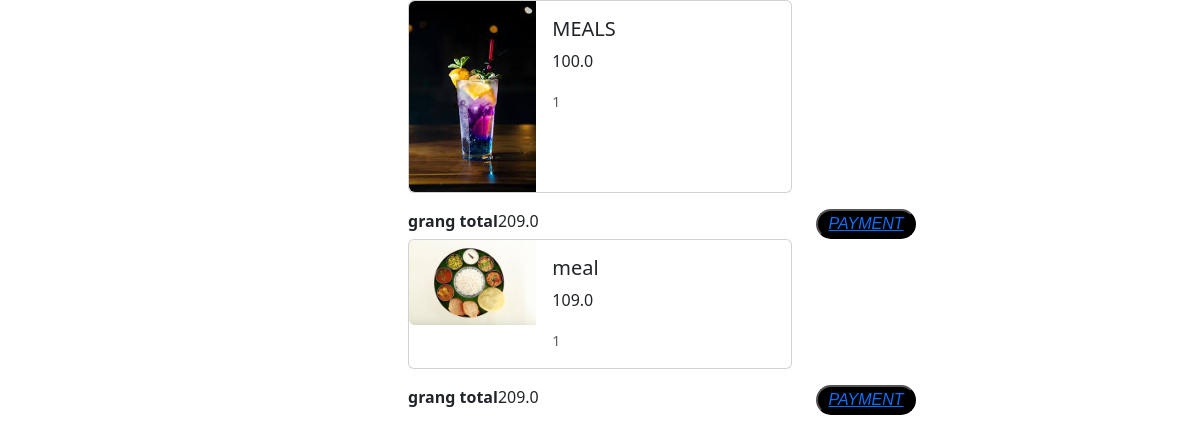
Page /cart/ on the committed database.
### customer/models.py (models this page shows)
class Cart(models.Model):
    customer=models.ForeignKey(customer,on_delete=models.CASCADE,null=True)
    product=models.ForeignKey(Product,on_delete=models.CASCADE,null=True)
    quantity=models.PositiveIntegerField(default=1)

### seller/models.py (models this page shows)
class Product(models.Model):
    name = models.TextField(max_length=50, null=True)
    price = models.FloatField(null=True)
    description = models.TextField(max_length=100, null=True)
    image = models.ImageField(upload_to='photos', null=True)
    category=models.ForeignKey(Category,on_delete= models.CASCADE,null=True)

### customer/views.py (the view)
# urls.py: path('cart/',views.cart,name='cart'),
def  cart(request):
     cart_items=Cart.objects.all()
     total_price=sum(item.product.price*item.quantity for item in cart_items)
     total_price_per_item=[]
     grand_total=0
     for item in cart_items:
          item_total=item.product.price*item.quantity
          total_price_per_item.append({'item':item,'total':'item_total'})
          grand_total+=item_total
     return render(request,'customer/cart.html',{'cart_items':cart_items,'grand_total':grand_total,'total_price':total_price})

### customer/templates/customer/cart.html (shortened to what this page needs)
<!DOCTYPE html>
<html lang="en">
<head>
    <link href="https://cdn.jsdelivr.net/npm/bootstrap@5.3.3/dist/css/bootstrap.min.css" rel="stylesheet">
</head>
<body>
{% for i in cart_items %}
<div class="row">
    <div class="col-4"></div>
    <div class="col-4">
        <div class="card mb-3" style="max-width: 540px;">
            <div class="row g-0">
              <div class="col-md-4">
                <img src="{{i.product.image.url}}" class="img-fluid rounded-start" alt="...">
              </div>
              <div class="col-md-8">
                <div class="card-body">
                  <h5 class="card-title">{{i.product.name}}</h5>
                  <p class="card-text">{{i.product.price}}</p>
                  <p class="card-text"><small class="text-body-secondary">{{i.quantity}}</small></p>
                </div>
              </div>
            </div>
          </div>
    </div>
    <div class="col-4"></div>
</div>
<div class="row">
    <div class="col-4"></div>
    <div class="col-4"><b>grang total</b>{{grand_total}}</div>
    <div class="col-4"><button   style="height: 30px; width: 100px; background-color:  black;  color: white; font-family: initial; font-style: 600; border-radius: 40px;"><a href="{% url 'customer:payment' %}">PAYMENT</a></button></div>
</div>
{% endfor %}
</body>
</html>

### customer/templates/customer/cart.html (style rules this page uses)
a { text-decoration: none; font-style: oblique; font-family: Verdana, Geneva, Tahoma, sans-serif; width: 150px; height: 90px; }

### rows in the picture
Cart: product.image (picture), product.name "MEALS", product.price "100.0", quantity "1", grand_total "209.0"
Cart: product.image (picture), product.name "meal", product.price "109.0", quantity "1", grand_total "209.0"
